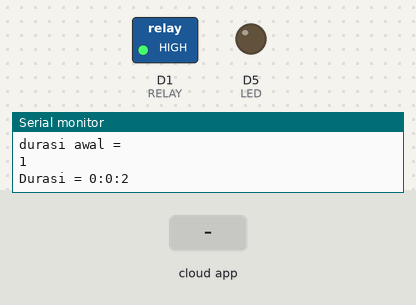
Bench run of a sketch on a simulated ESP8266 (NodeMCU). Shown: switched loads named in the sketch (green lamp = pin HIGH), output pins drawn as LEDs (lit = HIGH), the last lines printed to the serial monitor. The inputs (shaded band) are chosen by the test bench. WiFi joins after 1.5 s; servers stay silent unless stated; the Firebase database answers and starts empty.

Above: at 3.6 s.
3.7 s: the phone or cloud app sets data to 0
At 4.5 s:
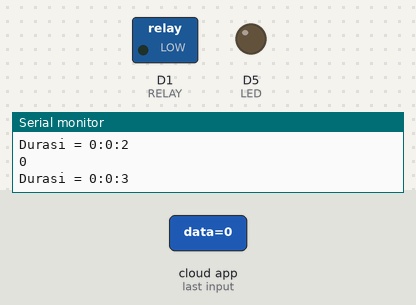
5.3 s: the phone or cloud app sets data to 1
At 7.7 s:
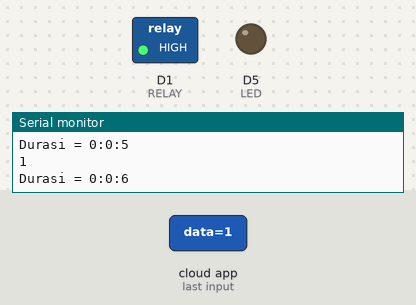
Timing chart, 0 to 9.2 s (numbered marks = the images above; inputs shaded):
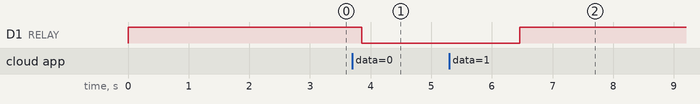

Measured:
- after the input at 3.7 s, D1 (RELAY): HIGH → LOW after 0.16 s
- after the input at 5.3 s, D1 (RELAY): LOW → HIGH after 1.2 s

The sketch:

RELAY1.ino
```cpp
#include <ESP8266WiFi.h>          //https://github.com/esp8266/Arduino
#include <DNSServer.h>
#include <ESP8266WebServer.h>
#include <WiFiManager.h>
#include <FirebaseArduino.h> //https://github.com/tzapu/WiFiManager

#define FIREBASE_HOST "yusufskripsi.firebaseio.com"
#define FIREBASE_AUTH "DKlOA2bZe5e9wqf2ifagntXlnsoOtFC1CnnId4CB"

const int RELAY = D1; // Defining LDR PIN
int input_val = 0;  // Varible to store Input values
const int LED = D5;
String sensor;
unsigned long startMillis;
unsigned long currentMillis;
unsigned long hasil;
long Second;
long minutes;
long hour;
String durasi;
void setup() {
    // put your setup code here, to run once:

    Serial.begin(115200);
    startMillis = millis();
    pinMode(RELAY, OUTPUT);
    digitalWrite(RELAY, HIGH);
    pinMode(LED, OUTPUT);
    startMillis = millis();
    //WiFiManager
    //Local intialization. Once its business is done, there is no need to keep it around
    WiFiManager wifiManager;
    //reset saved settings
    wifiManager.resetSettings();

    //set custom ip for portal
    wifiManager.setAPStaticIPConfig(IPAddress(10,0,1,9), IPAddress(10,0,1,9), IPAddress(255,255,255,0));

    //fetches ssid and pass from eeprom and tries to connect
    //if it does not connect it starts an access point with the specified name
    //here  "AutoConnectAP"
    //and goes into a blocking loop awaiting configuration
    wifiManager.autoConnect("AutoConnectRelay1");
    //or use this for auto generated name ESP + ChipID
    wifiManager.autoConnect();

    //if you get here you have connected to the WiFi
    Serial.println("connected...yeey :)");

            //ngitung durasi
    currentMillis =millis();
    hasil = currentMillis - startMillis;
    Second = hasil / 1000% 60;
    minutes = hasil / (60*1000)% 60;
    hour = hasil / (60*60*1000);

    //concat long to string
    String StartMilisString;
    StartMilisString.concat(hour);
    StartMilisString.concat(":");
    StartMilisString.concat(minutes);
    StartMilisString.concat(":");
    StartMilisString.concat(Second);
    Serial.print("connect = ");
    Serial.println(StartMilisString);
    Serial.print("durasi awal = ");
    Serial.println(durasi);

    Firebase.begin(FIREBASE_HOST, FIREBASE_AUTH);
    Firebase.setInt("Aktuator/Relay1/active", 1);
    Firebase.setString("Aktuator/Relay1/connection", "");
    Firebase.setInt("Aktuator/Relay1/data", 1);
    Firebase.setString("Aktuator/Relay1/dconnect", StartMilisString);
    Firebase.setString("Aktuator/Relay1/name", "Relay1");
    Firebase.setString("Aktuator/Relay1/durasi", durasi);
}

void loop() {
    durasi = "";
    int data = Firebase.getInt("Aktuator/Relay1/data");

      if(data == 1 ){
        digitalWrite(RELAY, HIGH);
        Serial.println(data);

      }else{
        digitalWrite(RELAY, LOW);
        Serial.println(data);
      }

    currentMillis =millis();
    hasil = currentMillis - startMillis;
    Second = hasil / 1000% 60;
    minutes = hasil / (60*1000)% 60;
    hour = hasil / (60*60*1000);

    durasi.concat(hour);
    durasi.concat(":");
    durasi.concat(minutes);
    durasi.concat(":");
    durasi.concat(Second);

    Serial.print("Durasi = ");
    Serial.println(durasi);
    Firebase.setString("Aktuator/Relay1/durasi", durasi);
   delay(1000);

}
```
